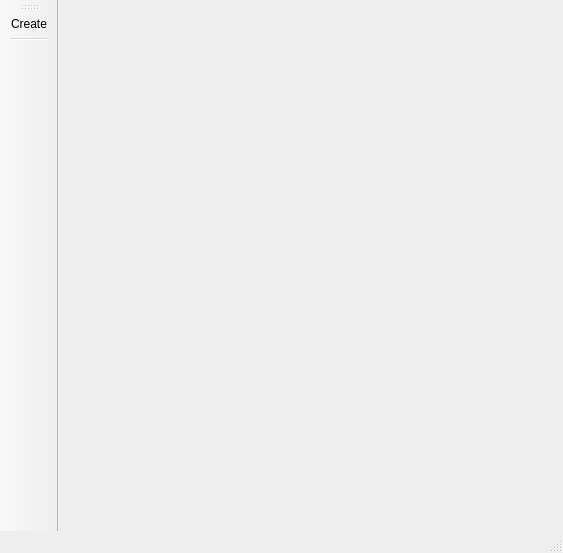
<?xml version="1.0" encoding="UTF-8"?>
<ui version="4.0">
 <class>MainWindow</class>
 <widget class="QMainWindow" name="MainWindow">
  <property name="geometry">
   <rect>
    <x>0</x>
    <y>0</y>
    <width>563</width>
    <height>553</height>
   </rect>
  </property>
  <property name="windowTitle">
   <string>Dreamer</string>
  </property>
  <widget class="QWidget" name="centralwidget">
   <layout class="QVBoxLayout" name="verticalLayout">
    <property name="leftMargin">
     <number>0</number>
    </property>
    <property name="topMargin">
     <number>0</number>
    </property>
    <property name="rightMargin">
     <number>0</number>
    </property>
    <property name="bottomMargin">
     <number>0</number>
    </property>
    <item>
     <widget class="QLabel" name="label">
      <property name="text">
       <string/>
      </property>
      <property name="alignment">
       <set>Qt::AlignCenter</set>
      </property>
     </widget>
    </item>
   </layout>
  </widget>
  <widget class="QMenuBar" name="menubar">
   <property name="geometry">
    <rect>
     <x>0</x>
     <y>0</y>
     <width>563</width>
     <height>21</height>
    </rect>
   </property>
  </widget>
  <widget class="QStatusBar" name="statusbar"/>
  <widget class="QToolBar" name="toolBar">
   <property name="windowTitle">
    <string>toolBar_2</string>
   </property>
   <attribute name="toolBarArea">
    <enum>LeftToolBarArea</enum>
   </attribute>
   <attribute name="toolBarBreak">
    <bool>false</bool>
   </attribute>
   <addaction name="actionNew"/>
   <addaction name="separator"/>
  </widget>
  <action name="actionNew">
   <property name="text">
    <string>Create</string>
   </property>
   <property name="shortcut">
    <string>Ctrl+N</string>
   </property>
  </action>
 </widget>
 <resources/>
 <connections/>
</ui>
